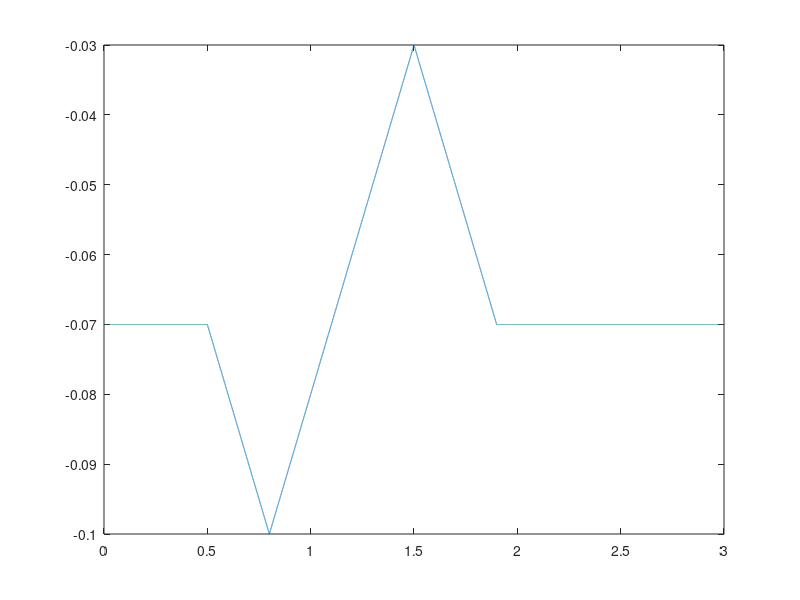

This chart was generated by the following MATLAB code: (Note: this script raises an error after producing the figure.)
% Make a ramp protocol for export to Axograph

dt = 1./20e3;
endtime = 3;        % sec
Time = [dt:dt:endtime];

Command = 0.*Time + -70e-3;

basedur = 500e-3;
hypdur1 = 300e-3;
depdur = 700e-3;
hypdur2 = 400e-3;


basepts = 1:round( basedur ./ dt);
hyp1pts  = basepts(end)+1 : basepts(end)+round(hypdur1./dt );
deppts  = hyp1pts(end)+1 : hyp1pts(end)+round(depdur./dt );
hyp2pts  = deppts(end)+1 : deppts(end)+round(hypdur2./dt );



Command(basepts) = -70e-3;
Command(hyp1pts) = linspace(-70e-3, -100e-3, length(hyp1pts));
Command(deppts) = linspace(-100e-3, -30e-3, length(deppts));
Command(hyp2pts) = linspace(-30e-3, -70e-3, length(hyp2pts));

plot(Time, Command)

data = [Time(:) Command(:)]; 
titles = {'Time, s', 'Command, V'};
writeascii( data, titles); % name Ramp.axgd and place wherever you want
